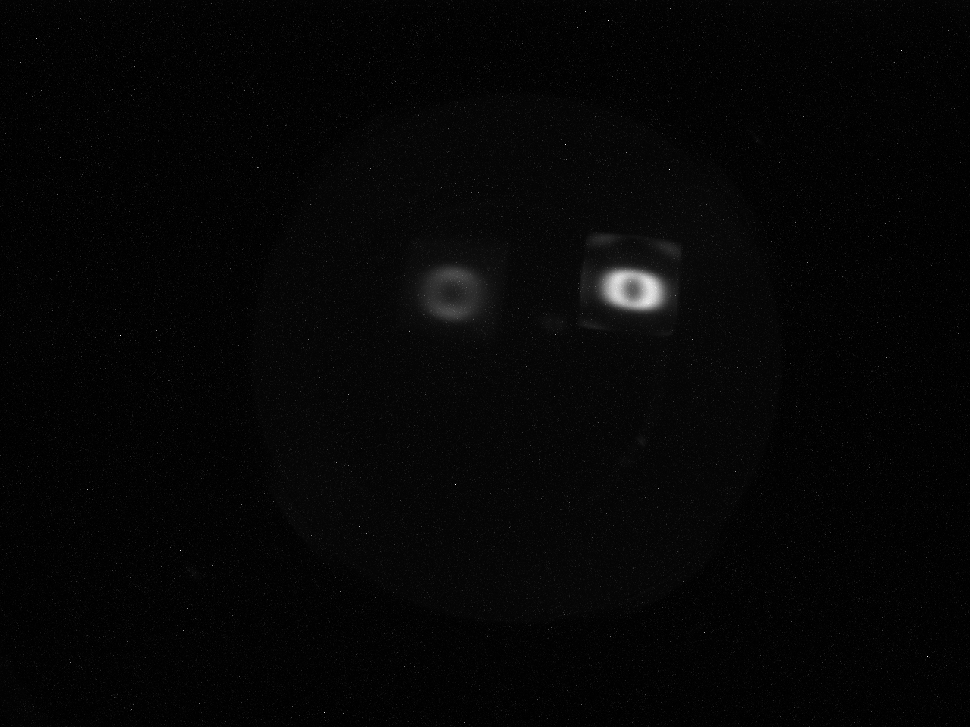
#> input picture data/xf21id1_cam01_H5_V5_029.tif, 970 x 727 px, shrunk from 1280 x 960 before the run
$ python tiff_reader.py
#> lines starting #> are read from the running program, lines starting #| are printed output that depends on the picture; after the words box and inside, x2 and y2 are one past the last pixel; in counts of white or black regions, pixels touching at a corner belong together
"""TIFF image reader.
Reads TIFF image data and saves it to a file.

Recipe from http://stackoverflow.com/a/7572079/4143531.

Maksim Rakitin, 2016.
"""

import numpy as np
from PIL import Image

# img_file = 'data/33ecb55e-7d0b-4077-95e2_000003.tiff'
img_file = 'data/xf21id1_cam01_H5_V5_029.tif'

im = Image.open(img_file)
#> im is the input picture: PIL image 970x727 I;16; min 0, max 16383, mean 367.8
# im.show()
imarray = np.log(np.array(im))
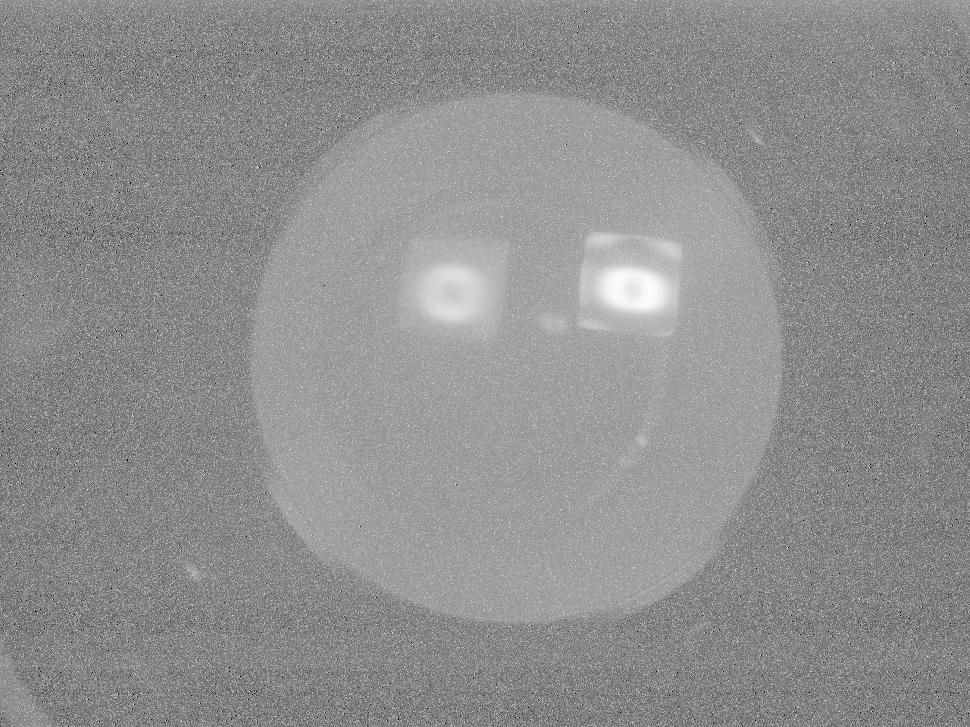
#> imarray: shape (727, 970) float32; 0.07% of the values are NaN or infinite; the others: min 0, max 9.7, mean 5.46; drawn with min black, max white, NaN and infinite black

import matplotlib.pyplot as plt
from mpl_toolkits.mplot3d import Axes3D
fig = plt.figure()
ax = fig.add_subplot(111, projection='3d')


print('imarray.shape: {}  im.size: {}'.format(imarray.shape, im.size))
#| imarray.shape: (727, 970)  im.size: (970, 727)
# max_value = imarray.max() * 0.25
# imarray += np.uint16(imarray.max()*0.05)

# idxs_more = np.where(imarray >= imarray.max(0.5))
idxs_less = np.where(imarray < 0.0)  # max_value)
#> idxs_less = 519 positions, rows 11 to 724, columns 0 to 968
imarray[idxs_less] = np.uint16(0)
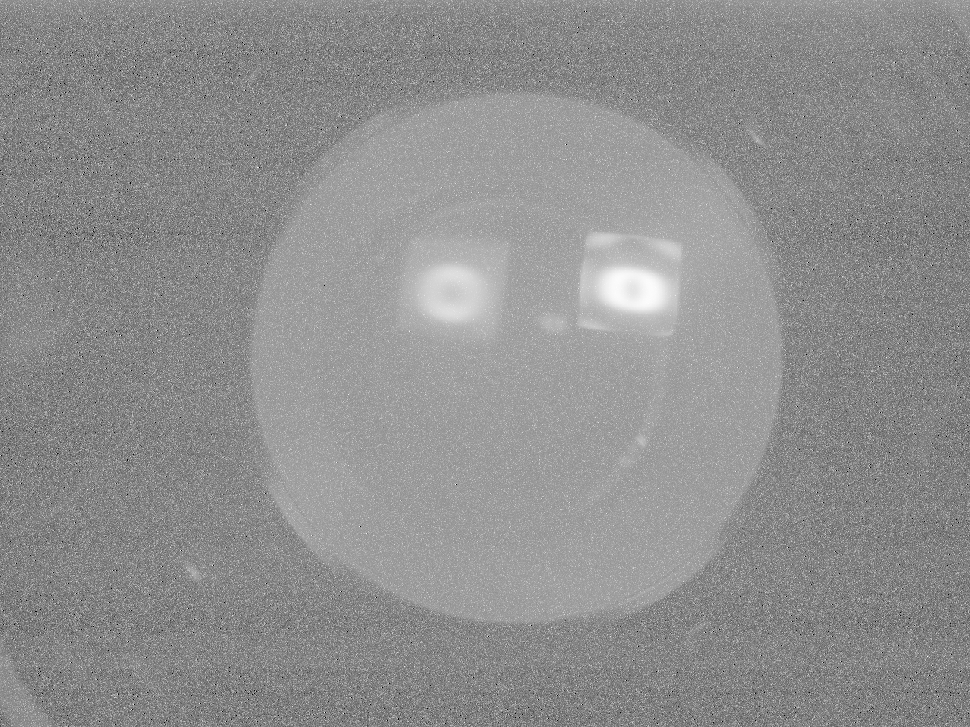
#> imarray: shape (727, 970) float32; 0.07% of pixels changed, all inside (x1, y1, x2, y2) = (0, 11, 969, 725); drawn with min black and max white

im = Image.fromarray(imarray)

im.show()
